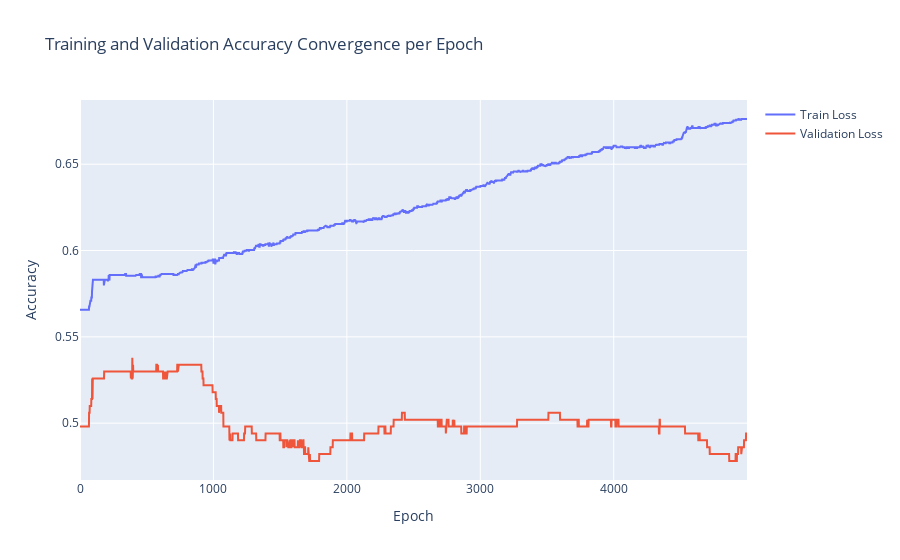

Notebook code for this chart:
### Code cell
if mode == 'reduced':

    if lookback == 3:
        tensorflow.random.set_seed(111)
        np.random.seed(111)
        random.seed(111)
#         epochs = 472
#         batch_size = 4
#         model = Sequential()
#         model.add(Dense(20, activation='sigmoid'))
#         model.add(Dropout(0.5))
#         model.add(Dense(10, activation='sigmoid'))
#         model.add(Dense(1, activation='sigmoid'))
        model = XGBClassifier()
        model.fit(X_train, y_train)

    elif lookback == 5:
        tensorflow.random.set_seed(111)
        np.random.seed(111)
        random.seed(111)
        epochs = 334
        batch_size = 8
        model = Sequential()
        model.add(Dense(30, activation='sigmoid'))
        model.add(Dropout(0.45))
        model.add(Dense(20, activation='sigmoid'))
        model.add(Dense(1, activation='sigmoid'))


    elif lookback == 10:
        # best lookback 10 model
        tensorflow.random.set_seed(111)
        np.random.seed(111)
        random.seed(111)
        epochs = 395
        batch_size = 2
        model = Sequential()
        model.add(Dense(70, activation='sigmoid'))
        model.add(Dropout(0.3))
        model.add(Dense(30, activation='sigmoid'))
        model.add(Dense(1, activation='sigmoid'))

    elif lookback == 20:
        # best lookback 20 model
        tensorflow.random.set_seed(111)
        np.random.seed(111)
        random.seed(111)
        epochs = 73
        batch_size = 8
        model = Sequential()
        model.add(Dense(100, activation='sigmoid'))
        model.add(Dropout(0.5))
        model.add(Dense(60, activation='sigmoid'))
        model.add(Dense(1, activation='sigmoid'))

        
        
        
        
        
        
else: # COMBINED

    if lookback == 3:
        n_trees = 5000
        max_depth = 2
        learning_rate = 0.002
        max_leaves = 1
        l = 1 #2
        a = 0 #2
        epochs = 10000
        rf = 100
        
        evalset = [(x_train, y_train), (x_val, y_val)]
        model = XGBClassifier(n_estimators=n_trees,
                              eta=learning_rate, 
                              max_depth=max_depth, 
                              max_leaves=max_leaves, 
                              num_parallel_tree=rf, 
                              reg_lambda=l, 
                              reg_alpha=a,
                              num_round=epochs,
                              min_child_weight=0.3,
                              seed=111)
        model.fit(x_train, y_train, eval_metric='error', eval_set=evalset, verbose=0)
        results = model.evals_result()
        
        epochs = []
        for i in range(len(results['validation_0']['error'])):
            epochs.append(i)
            
        acc_train = [1 - i for i in results['validation_0']['error']]
        acc_val = [1 - i for i in results['validation_1']['error']]
        fig1 = make_subplots(rows=1, cols=1, specs=[[{'type':'xy'}]])
        fig1.add_trace(go.Scatter(x=epochs, y=acc_train, mode="lines", name="Train Loss"), row=1, col=1)
        fig1.add_trace(go.Scatter(x=epochs, y=acc_val, mode="lines", name="Validation Loss"), row=1, col=1)
        fig1.update_layout(
            title = "Training and Validation Accuracy Convergence per Epoch", 
            xaxis1 = dict(title_text = "Epoch"),
            yaxis1 = dict(title_text = "Accuracy"),
        )
    #     fig1.write_image()
        fig1.show()

    elif lookback == 5:
        tensorflow.random.set_seed(111)
        np.random.seed(111)
        random.seed(111)
        epochs = 300
        batch_size = 2
        model = Sequential()
        model.add(Dense(50, activation='sigmoid'))
        model.add(Dropout(0.2))
        model.add(Dense(20, activation='sigmoid'))
        model.add(Dense(1, activation='sigmoid'))


    elif lookback == 10:
        # best lookback 10 model
        tensorflow.random.set_seed(111)
        np.random.seed(111)
        random.seed(111)
        epochs = 395
        batch_size = 4
        model = Sequential()
        model.add(Dense(90, activation='sigmoid'))
        model.add(Dropout(0.4))
        model.add(Dense(65, activation='sigmoid'))
#         model.add(Dropout(0.3))
#         model.add(Dense(20, activation='sigmoid'))
        model.add(Dense(1, activation='sigmoid'))

    elif lookback == 20:
        # best lookback 20 model
        tensorflow.random.set_seed(111)
        np.random.seed(111)
        random.seed(111)
        epochs = 73
        batch_size = 8
        model = Sequential()
        model.add(Dense(100, activation='sigmoid'))
        model.add(Dropout(0.5))
        model.add(Dense(60, activation='sigmoid'))
        model.add(Dense(1, activation='sigmoid'))

### Figure 1 — Plotly figure (JSON) as saved in the notebook; plotly's stock layout.template omitted (floating-point values rounded to 4 significant figures; data arrays with more than 128 entries replaced by an {"elided": "..."} marker saying what was removed)
{"data": [{"mode": "lines", "name": "Train Loss", "type": "scatter", "x": {"elided": "5000 int values"}, "xaxis": "x", "y": {"elided": "5000 float values"}, "yaxis": "y"}, {"mode": "lines", "name": "Validation Loss", "type": "scatter", "x": {"elided": "5000 int values"}, "xaxis": "x", "y": {"elided": "5000 float values"}, "yaxis": "y"}], "layout": {"title": {"text": "Training and Validation Accuracy Convergence per Epoch"}, "xaxis": {"anchor": "y", "domain": [0, 1], "title": {"text": "Epoch"}}, "yaxis": {"anchor": "x", "domain": [0, 1], "title": {"text": "Accuracy"}}}}
